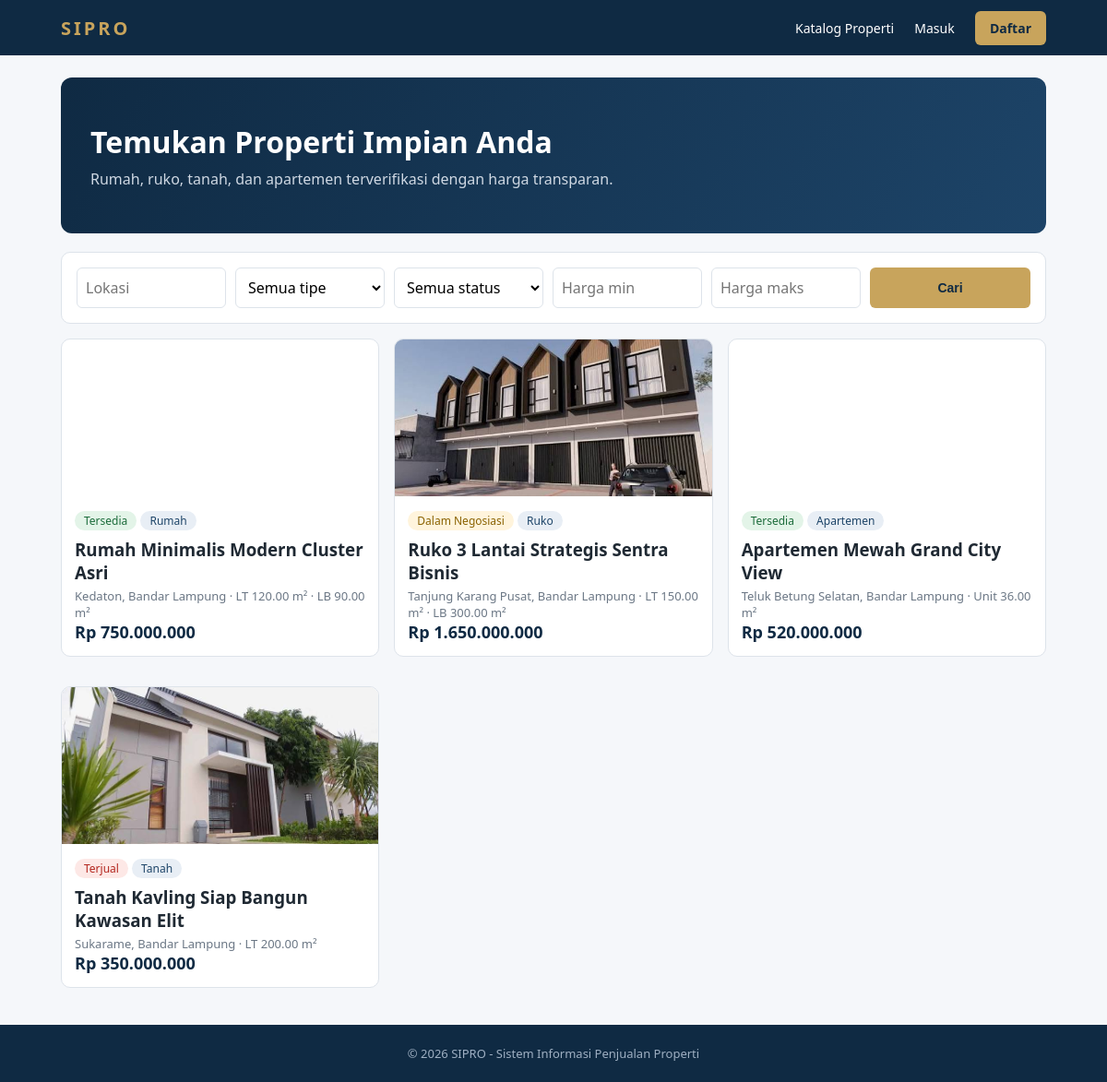
The page / on the database its author committed.
### tables this page shows
CREATE TABLE properti (
    id_properti INT AUTO_INCREMENT PRIMARY KEY,
    id_agen INT NOT NULL,
    judul VARCHAR(150) NOT NULL,
    deskripsi TEXT NULL,
    harga BIGINT UNSIGNED NOT NULL,
    lokasi VARCHAR(180) NOT NULL,
    tipe ENUM('Rumah', 'Ruko', 'Tanah', 'Apartemen') NOT NULL,
    luas_tanah DECIMAL(12,2) NULL,
    luas_bangunan DECIMAL(12,2) NULL,
    sertifikat VARCHAR(60) NULL,
    status ENUM('Tersedia', 'Dalam Negosiasi', 'Terjual') NOT NULL DEFAULT 'Tersedia',
    created_at TIMESTAMP DEFAULT CURRENT_TIMESTAMP,
    CONSTRAINT chk_properti_harga CHECK (harga > 0),
    FOREIGN KEY (id_agen) REFERENCES users(id_user) ON UPDATE CASCADE
);

### config.php (called while the page is built, shortened)
<?php
function e($s): string
{
    return htmlspecialchars((string)$s, ENT_QUOTES, 'UTF-8');
}
function rp($n): string
{
    return 'Rp ' . number_format((float)$n, 0, ',', '.');
}
function user(): ?array
{
    return $_SESSION['u'] ?? null;
}
require_once __DIR__ . '/includes/properti_tipe.php';

### includes/properti_tipe.php (called while the page is built, shortened)
<?php
function ringkas_luas(array $r): string
{
    $c = TIPE_PROPERTI[$r['tipe']] ?? ['luas_tanah' => true, 'luas_bangunan' => true];
    $p = [];
    if ($c['luas_tanah'] && $r['luas_tanah'] !== null) $p[] = 'LT ' . $r['luas_tanah'] . ' m²';
    if ($c['luas_bangunan'] && $r['luas_bangunan'] !== null) {
        $p[] = ($r['tipe'] === 'Apartemen' ? 'Unit ' : 'LB ') . $r['luas_bangunan'] . ' m²';
    }
    return implode(' · ', $p);
}

### index.php (the view, shortened to what this page needs)
<?php require 'config.php';
$w = ['1=1'];
$p = [];
$s = $pdo->prepare('SELECT p.*,(SELECT nama_file FROM foto_properti f WHERE f.id_properti=p.id_properti ORDER BY id_foto LIMIT 1) foto FROM properti p WHERE ' . implode(' AND ', $w) . ' ORDER BY created_at DESC');
$s->execute($p);
$rows = $s->fetchAll();
require 'includes/header.php'; ?>
<div class="hero">
    <h1>Temukan Properti Impian Anda</h1>
    <p>Rumah, ruko, tanah, dan apartemen terverifikasi dengan harga transparan.</p>
</div>
<form class="box f" method="get">
    <div class="row">
        <input name="lokasi" placeholder="Lokasi" value="<?= e($_GET['lokasi'] ?? '') ?>">
        <select name="tipe">
            <option value="">Semua tipe</option><?php foreach (['Rumah', 'Ruko', 'Tanah', 'Apartemen'] as $t): ?><option <?= ($_GET['tipe'] ?? '') == $t ? 'selected' : '' ?>><?= $t ?></option><?php endforeach; ?>
        </select>
        <select name="status">
            <option value="">Semua status</option><?php foreach (['Tersedia', 'Dalam Negosiasi', 'Terjual'] as $t): ?><option <?= ($_GET['status'] ?? '') == $t ? 'selected' : '' ?>><?= $t ?></option><?php endforeach; ?>
        </select>
        <input type="number" name="min" placeholder="Harga min" value="<?= e($_GET['min'] ?? '') ?>"><input type="number" name="max" placeholder="Harga maks" value="<?= e($_GET['max'] ?? '') ?>">
        <button>Cari</button>
    </div>
</form>
<div class="grid"><?php foreach ($rows as $r): ?><a class="card" href="detail.php?id=<?= $r['id_properti'] ?>">
            <div class="ph" <?= $r['foto'] ? 'style="background-image:url(uploads/' . e($r['foto']) . ')"' : '' ?>><?= $r['foto'] ? '' : 'Belum ada foto' ?></div>
            <div class="b"><span class="tag <?= strtok($r['status'], ' ') ?>"><?= e($r['status']) ?></span> <span class="tag"><?= e($r['tipe']) ?></span>
                <h3 style="margin:8px 0 4px;color:#1f2933"><?= e($r['judul']) ?></h3>
                <div class="mut"><?= e($r['lokasi']) ?><?= ringkas_luas($r) ? ' · ' . e(ringkas_luas($r)) : '' ?></div>
                <div class="price"><?= rp($r['harga']) ?></div>
            </div>
        </a>
    <?php endforeach;
    if (!$rows) echo '<p class="mut">Tidak ada properti yang cocok.</p>'; ?></div>
<?php require 'includes/footer.php';

### includes/header.php (shortened to what this page needs)
<?php
require_once __DIR__ . '/../config.php';
$u = user();
?>
<!DOCTYPE html>
<html lang="id">
<head>
    <link rel="stylesheet" href="<?= BASE ?>/assets/style.css">
</head>
<body>
    <header class="nav">
        <div class="wrap navinner">
            <a class="logo" href="<?= BASE ?>/">SIPRO</a>
            <nav>
                <a href="<?= BASE ?>/">Katalog Properti</a>
                <?php if ($u): ?>
                    <?php if ($u['role'] === 'admin'): ?>
                        <a href="<?= BASE ?>/admin/">Dashboard</a>
                        <a href="<?= BASE ?>/admin/properti.php">Properti</a>
                        <a href="<?= BASE ?>/admin/akun.php">Kelola Agen</a>
                    <?php elseif ($u['role'] === 'agen'): ?>
                        <a href="<?= BASE ?>/agen/">Dashboard Agen</a>
                        <a href="<?= BASE ?>/agen/permintaan.php">Pengajuan Pembeli</a>
                    <?php else: ?>
                        <a href="<?= BASE ?>/akun.php">Pengajuan Saya</a>
                    <?php endif; ?>
                    <span class="user-pill"><?= e($u['nama']) ?> (<?= e(ucfirst($u['role'])) ?>)</span>
                    <a class="btn-logout" href="<?= BASE ?>/logout.php">Keluar</a>
                <?php else: ?>
                    <a href="<?= BASE ?>/login.php">Masuk</a>
                    <a class="btn" href="<?= BASE ?>/register.php">Daftar</a>
                <?php endif; ?>
            </nav>
        </div>
    </header>
    <main class="wrap">

### includes/footer.php
</main>
<footer>
    <div class="wrap">&copy; <?= date('Y') ?> SIPRO - Sistem Informasi Penjualan Properti</div>
</footer>
</body>
</html>

### assets/style.css (style rules this page uses)
:root { --navy: #0f2a43; --navy2: #1d4468; --gold: #c8a45c; --bg: #f5f7fa; --tx: #1f2933; --mut: #6b7785; --line: #dde3ea; }
* { box-sizing: border-box; }
body { margin: 0; font-family: "Segoe UI", Arial, sans-serif; background: var(--bg); color: var(--tx); min-height: 100vh; display: flex; flex-direction: column; }
a { color: var(--navy2); text-decoration: none; }
.wrap { max-width: 1100px; margin: auto; padding: 0 16px; }
main.wrap { padding: 24px 16px; flex: 1 0 auto; width: 100%; }
.nav { background: var(--navy); }
.nav .wrap { display: flex; justify-content: space-between; align-items: center; height: 60px; }
.nav a { color: #fff; margin-left: 18px; font-size: 14px; }
.nav .logo { font-weight: 700; letter-spacing: 3px; font-size: 20px; color: var(--gold); margin: 0; }
.btn, button { background: var(--gold); color: var(--navy) !important; border: 0; padding: 9px 16px; border-radius: 6px; font-weight: 600; cursor: pointer; font-size: 14px; display: inline-block; }
.hero { background: linear-gradient(120deg, #0f2a43, #1d4468); color: #fff; border-radius: 12px; padding: 48px 32px; margin-bottom: 20px; }
.hero h1 { margin: 0 0 8px; font-size: 32px; }
.hero p { margin: 0; color: #cfd8e3; }
.card, .box { background: #fff; border: 1px solid var(--line); border-radius: 10px; padding: 16px; margin-bottom: 16px; }
.grid { display: grid; grid-template-columns: repeat(auto-fill, minmax(260px, 1fr)); gap: 16px; }
.grid .card { padding: 0; overflow: hidden; }
.grid .card .b { padding: 14px; }
.ph { height: 170px; background: linear-gradient(135deg, #dfe6ee, #c5d1de) center/cover; display: flex; align-items: center; justify-content: center; color: var(--mut); font-size: 13px; }
.price { font-weight: 700; color: var(--navy); font-size: 18px; }
.mut { color: var(--mut); font-size: 13px; }
.tag { display: inline-block; padding: 2px 10px; border-radius: 20px; font-size: 12px; background: #e8eef5; color: var(--navy2); }
.tag.Tersedia, .tag.Selesai { background: #e3f4e8; color: #1b6b3a; }
.tag.Terjual { background: #fde8e6; color: #b3261e; }
.tag.Dalam { background: #fff4dc; color: #8a6200; }
form.f { display: grid; gap: 10px; }
.row { display: flex; gap: 10px; flex-wrap: wrap; }
.row > * { flex: 1; min-width: 130px; }
input, select, textarea { width: 100%; padding: 9px; border: 1px solid var(--line); border-radius: 6px; font: inherit; background: #fff; }
footer { background: var(--navy); color: #9fb0c3; padding: 22px 0; font-size: 13px; text-align: center; flex-shrink: 0; }

### rows shown on the page
properti: status "Tersedia", tipe "Rumah", judul "Rumah Minimalis Modern Cluster Asri", lokasi "Kedaton, Bandar Lampung", r "LT 120.00 m² · LB 90.00 m²", harga "Rp 750.000.000"
properti: shows a picture, status "Dalam Negosiasi", tipe "Ruko", judul "Ruko 3 Lantai Strategis Sentra Bisnis", lokasi "Tanjung Karang Pusat, Bandar Lampung", r "LT 150.00 m² · LB 300.00 m²", harga "Rp 1.650.000.000"
properti: status "Tersedia", tipe "Apartemen", judul "Apartemen Mewah Grand City View", lokasi "Teluk Betung Selatan, Bandar Lampung", r "Unit 36.00 m²", harga "Rp 520.000.000"
properti: shows a picture, status "Terjual", tipe "Tanah", judul "Tanah Kavling Siap Bangun Kawasan Elit", lokasi "Sukarame, Bandar Lampung", r "LT 200.00 m²", harga "Rp 350.000.000"
